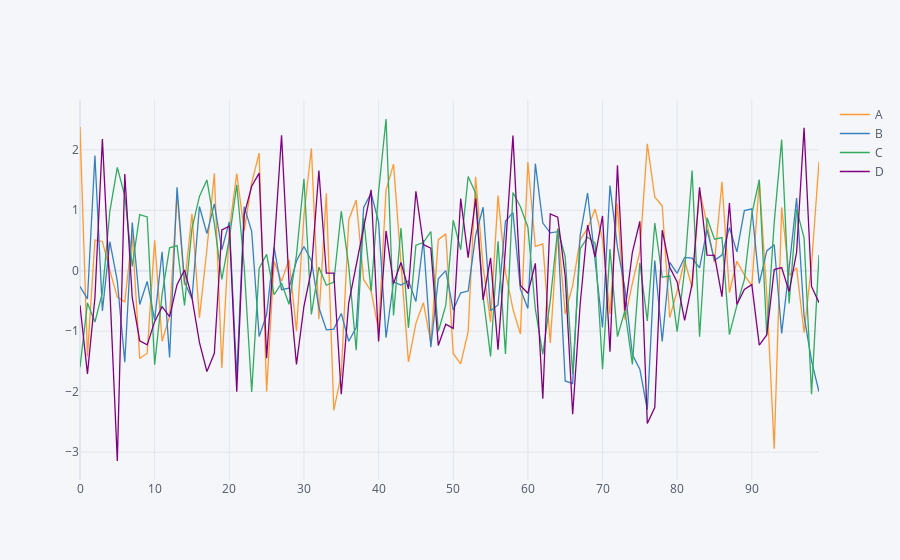

The notebook cell this image was saved under:
### Markdown cell above
#### Basic and common plots
By call just plot(), pandas will generate plot with matplotlib. 

Changing plot() to iplot() do the magic and the plot is now interactive!

### Code cell
# iplot()
df1.plot()
df1.iplot()
